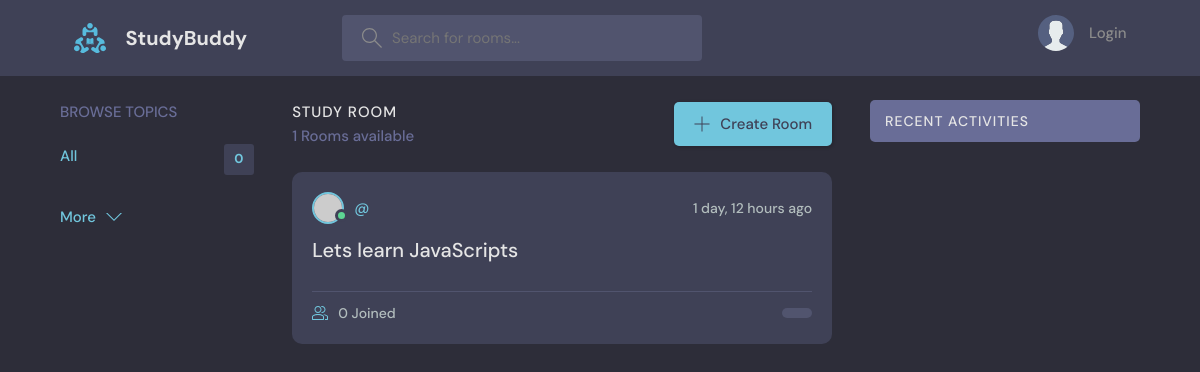
Before: /?q=java with the older database file.
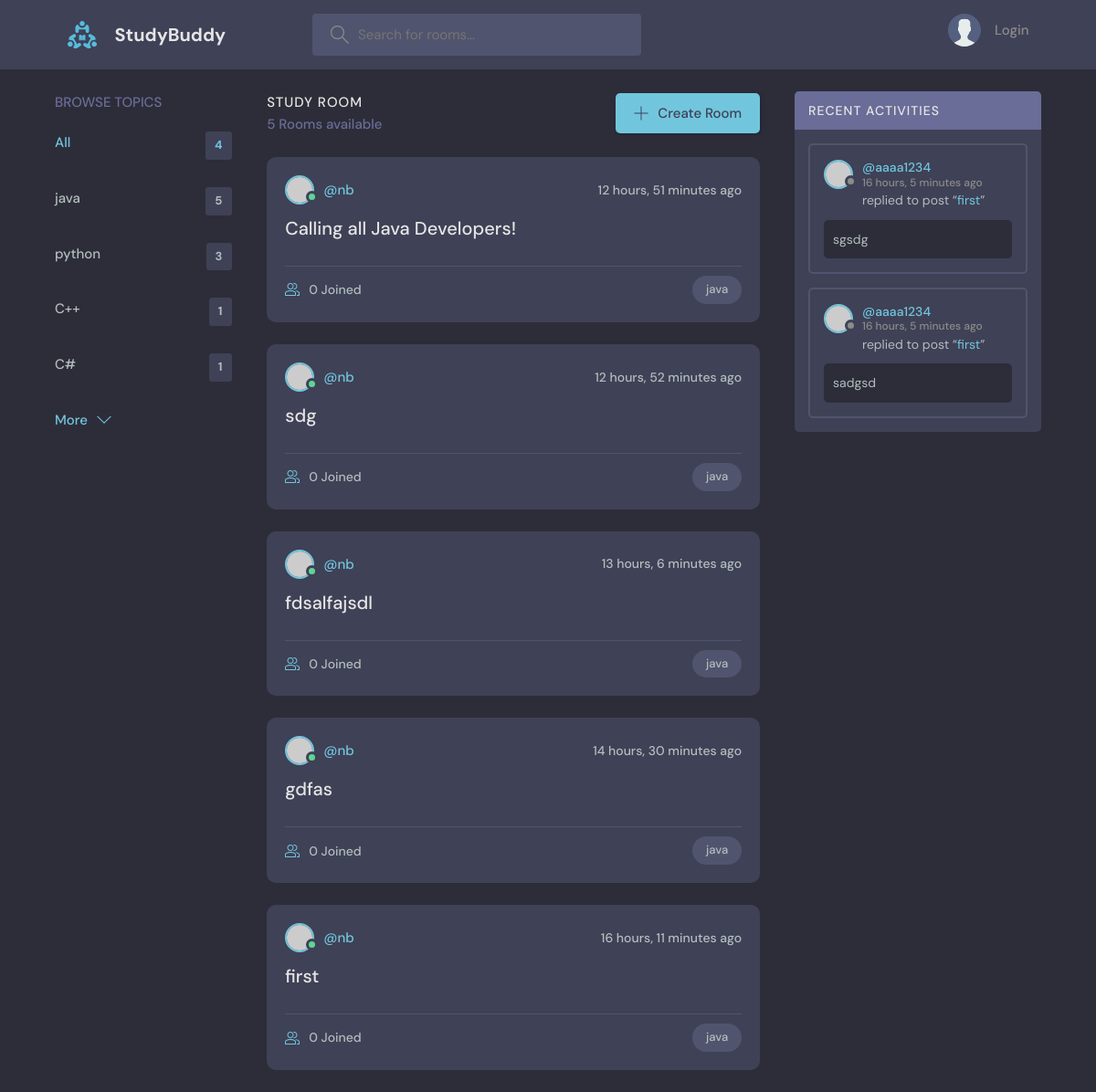
After: the same page with the newer database file.
### base/models.py (models this page shows, shortened)
class Room(models.Model):
    host = models.ForeignKey(User, on_delete=models.SET_NULL, null=True)
    topic = models.ForeignKey(Topic, on_delete=models.SET_NULL, null=True)
    name = models.CharField(max_length=200)
    description = models.TextField(null=True, blank=True)
    participants = models.ManyToManyField(
        User, related_name='participants', blank=True)
    updated = models.DateTimeField(auto_now=True)
    created = models.DateTimeField(auto_now_add=True)
    class Meta:
        ordering = ['-updated', '-created']
    def __str__(self):
        return self.name

class Topic(models.Model):
    name = models.CharField(max_length=200)

class Message(models.Model):
    user = models.ForeignKey(User, on_delete=models.CASCADE)
    room = models.ForeignKey(Room, on_delete=models.CASCADE)
    body = models.TextField()
    updated = models.DateTimeField(auto_now=True)
    created = models.DateTimeField(auto_now_add=True)
    class Meta:
        ordering = ['-updated', '-created']

### base/views.py (the view)
# urls.py: path('', views.home, name="home"),
def home(request):
    q = request.GET.get('q') if request.GET.get('q') != None else ''
    rooms = Room.objects.filter(
        Q(topic__name__icontains=q) |
        Q(name__icontains=q)|
        Q(description__icontains=q)
        )
    topics = Topic.objects.all()[0:5]
    room_count = rooms.count()
    room_messages = Message.objects.filter(
        Q(room__topic__name__icontains=q))
    context = {'rooms':rooms, 'topics':topics,
               'room_count' :room_count, 'room_messages':room_messages}
    return render(request, 'base/home.html', context)

### base/templates/base/home.html (shortened to what this page needs)
{% extends 'main.html' %}
{% block content %}
<main class="layout layout--3">
  <div class="container">
    {% include 'base/topics_component.html' %}
    <div class="roomList">
      <div class="roomList__header">
        <div>
          <h2>Study Room</h2>
          <p>{{ room_count }} Rooms available</p>
        </div>
        <a class="btn btn--main" href="{% url 'create-room' %}">
          <svg version="1.1" xmlns="http://www.w3.org/2000/svg" width="32" height="32" viewBox="0 0 32 32">
            <title>add</title>
            <path
              d="M16.943 0.943h-1.885v14.115h-14.115v1.885h14.115v14.115h1.885v-14.115h14.115v-1.885h-14.115v-14.115z">
            </path>
          </svg>
          Create Room
        </a>
      </div>
      {% include 'base/feed_component.html' %}
    </div>
    {% include 'base/activity_component.html' %}
  </div>
</main>
{% endblock %}

### base/templates/base/topics_component.html
<div class="topics">
    <div class="topics__header">
        <h2>Browse Topics</h2>
    </div>
    <ul class="topics__list">
        <li>
            <a href="{% url 'home' %}" class="active">All <span>{{ topics.count }}</span></a>
        </li>
        {% for topic in topics%}
        <li>
            <a href="{% url 'home' %}?q={{ topic.name }}">{{ topic.name }} <span>{{topic.room_set.all.count}}</span></a>
        </li>
        {% endfor %}
    </ul>
    <a class="btn btn--link" href="{% url 'topics' %}">
        More
        <svg version="1.1" xmlns="http://www.w3.org/2000/svg" width="32" height="32" viewBox="0 0 32 32">
            <title>chevron-down</title>
            <path d="M16 21l-13-13h-3l16 16 16-16h-3l-13 13z"></path>
        </svg>
    </a>
</div>

### base/templates/base/feed_component.html (shortened to what this page needs)
{% for room in rooms %}
<div class="roomListRoom">
    <div class="roomListRoom__header">
        <a href="{% url 'user-profile' room.host.id %}" class="roomListRoom__author">
            <div class="avatar avatar--small active">
                <img src="https://randomuser.me/api/portraits/men/11.jpg" />
            </div>
            <span>@{{ room.host.username }}</span>
        </a>
        <div class="roomListRoom__actions">
            <span>{{room.created|timesince }} ago</span>
        </div>
    </div>
    <div class="roomListRoom__content">
        <a href="{% url 'room' room.id %}"> {{ room.name }}</a>
    </div>
    <div class="roomListRoom__meta">
        <a href="{% url 'room' room.id %}" class="roomListRoom__joined">
         {{ room.participants.all.count }} Joined
        </a>
        <p class="roomListRoom__topic">{{ room.topic.name }}</p>
    </div>
</div>
{% endfor %}

### base/templates/base/activity_component.html (shortened to what this page needs)
<div class="activities">
    <div class="activities__header">
        <h2>Recent Activities</h2>
    </div>
    {% for message in room_messages %}
    <div class="activities__box">
        <div class="activities__boxHeader roomListRoom__header">
            <a href="{% url 'user-profile' message.user.id %}" class="roomListRoom__author">
                <div class="avatar avatar--small">
                    <img src="https://randomuser.me/api/portraits/women/11.jpg" />
                </div>
                <p>
                    @{{ message.user }}
                    <span>{{ message.created|timesince }} ago</span>
                </p>
            </a>
        </div>
        <div class="activities__boxContent">
            <p>replied to post “<a href="{% url 'room' message.room.id %}"> {{message.room}}</a>”</p>
            <div class="activities__boxRoomContent">
                {{message.body}}
            </div>
        </div>
    </div>
    {% endfor %}
</div>

Changed rows visible on the page:
removed Room: created "1 day, 12 hours", name "Lets learn JavaScripts", participants.all.count "0"
added Topic: name "java", room_set.all.count "5"
added Topic: name "python", room_set.all.count "3"
added Topic: name "C++", room_set.all.count "1"
added Topic: name "C#", room_set.all.count "1"
added Room: host.username "nb", created "12 hours, 51 minutes", name "Calling all Java Developers!", participants.all.count "0", topic.name "java"
added Room: host.username "nb", created "12 hours, 52 minutes", name "sdg", participants.all.count "0", topic.name "java"
added Room: host.username "nb", created "13 hours, 6 minutes", name "fdsalfajsdl", participants.all.count "0", topic.name "java"
added Room: host.username "nb", created "14 hours, 30 minutes", name "gdfas", participants.all.count "0", topic.name "java"
added Room: host.username "nb", created "16 hours, 11 minutes", name "first", participants.all.count "0", topic.name "java"
added Message: user "aaaa1234", created "16 hours, 5 minutes", room "first", body "sgsdg"
added Message: user "aaaa1234", created "16 hours, 5 minutes", room "first", body "sadgsd"
Other visible differences:
{{ topics.count }}: "0" → "4"
{{ room_count }}: "1" → "5"
